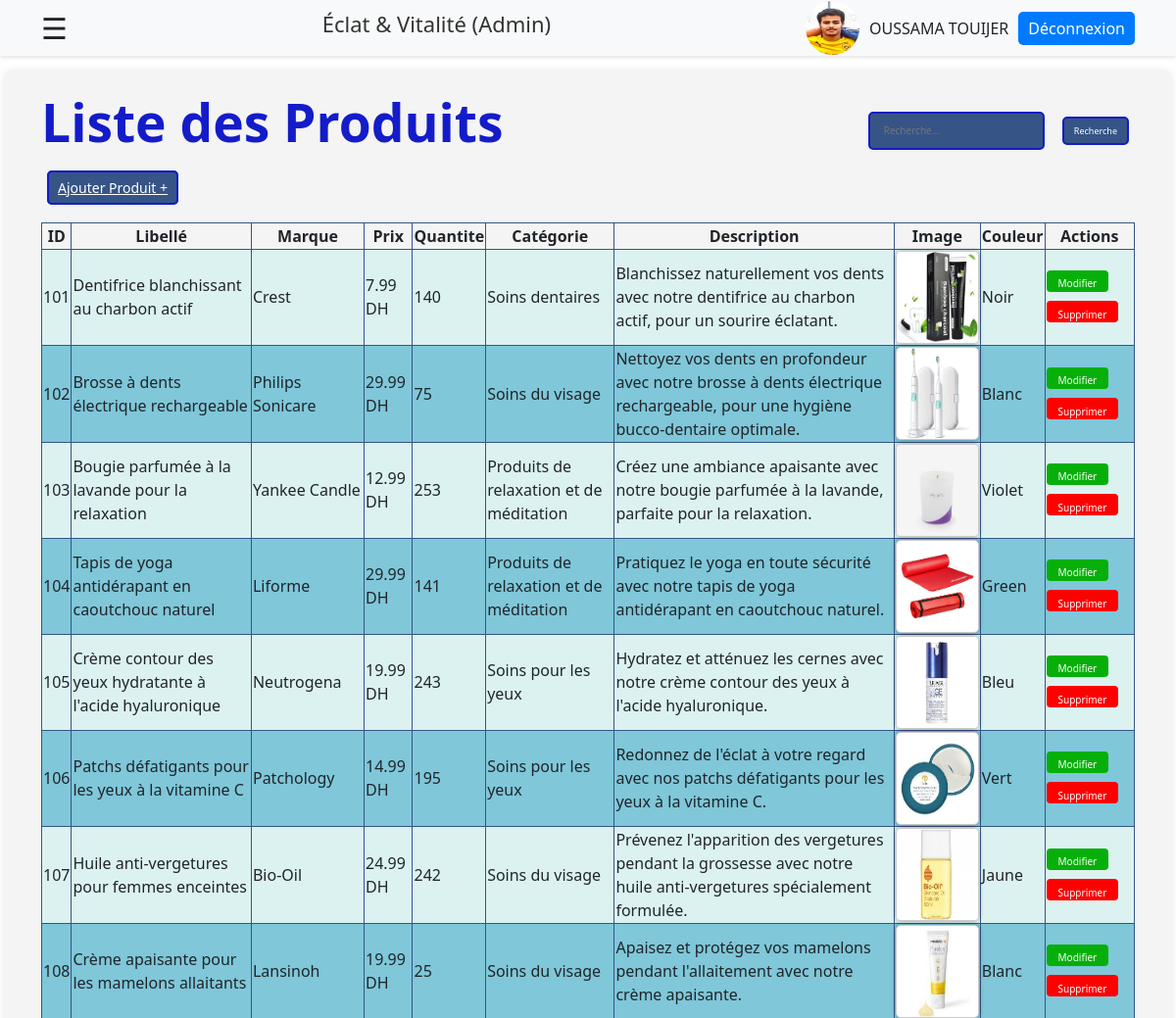
Page /admin/produits/listeProduits.php?page=3 (signed in, upper part) on the earlier database version.
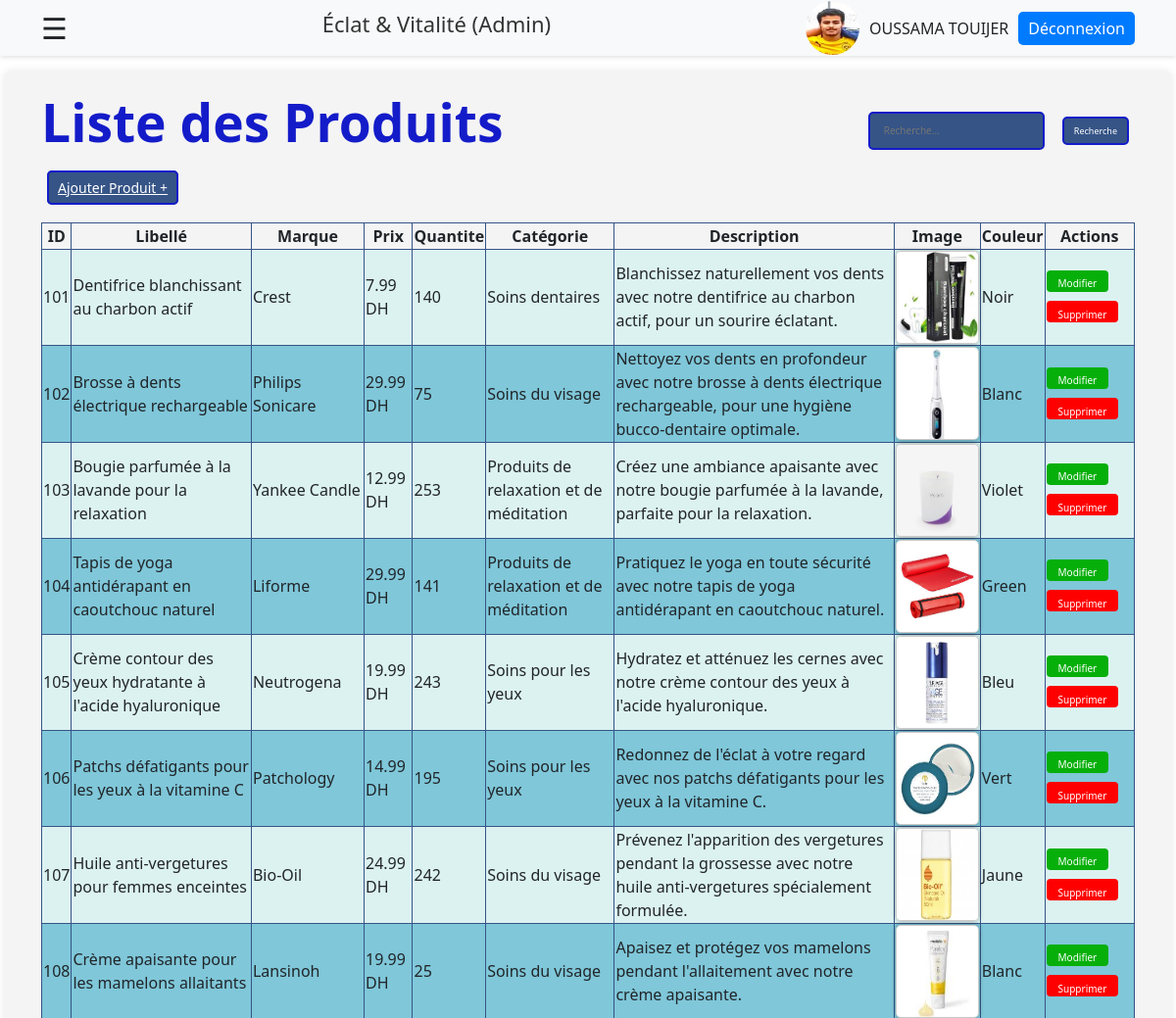
Same page on the later database version.
### tables this page shows
CREATE TABLE IF NOT EXISTS `products` (
  `id` int NOT NULL AUTO_INCREMENT,
  `libelle` varchar(100) DEFAULT NULL,
  `prix` decimal(10,2) DEFAULT NULL,
  `discount` bigint DEFAULT NULL,
  `id_categorie` int DEFAULT NULL,
  `date_creation` timestamp NULL DEFAULT CURRENT_TIMESTAMP,
  `description` text,
  `image` varchar(255) DEFAULT NULL,
  `color` varchar(50) DEFAULT NULL,
  `date_modification` timestamp NULL DEFAULT CURRENT_TIMESTAMP ON UPDATE CURRENT_TIMESTAMP,
  `marque` varchar(255) DEFAULT NULL,
  PRIMARY KEY (`id`),
  KEY `fk_idCategori` (`id_categorie`)
);

CREATE TABLE IF NOT EXISTS `categories` (
  `id` int NOT NULL AUTO_INCREMENT,
  `libelle` varchar(100) DEFAULT NULL,
  `description` text,
  `date_creation` timestamp NULL DEFAULT CURRENT_TIMESTAMP,
  `date_modification` timestamp NULL DEFAULT CURRENT_TIMESTAMP ON UPDATE CURRENT_TIMESTAMP,
  PRIMARY KEY (`id`)
);

### include/functionsProductCate.php (called while the page is built, shortened)
<?php
function connectToDatabase() {
    $servername = "localhost";
    $username = "root";
    $password = "";
    $DBname = "eclat_vitalite";
    try {
        $conn = new PDO("mysql:host=$servername;dbname=$DBname", $username, $password);
        $conn->setAttribute(PDO::ATTR_ERRMODE, PDO::ERRMODE_EXCEPTION);
        return $conn;
    } catch(PDOException $e) {
        echo "Échec de la connexion : " . $e->getMessage();
        exit();
    }
}
function getCategoriById($id) {
    $conn = connectToDatabase();
    $requete = "SELECT * FROM categories WHERE id = :id";
    try {
        $stmt = $conn->prepare($requete);
        $stmt->bindValue(':id', $id, PDO::PARAM_INT);
        $stmt->execute();
        $product = $stmt->fetch();
        return $product['libelle'];
    } catch(PDOException $e) {
        echo "Erreur lors de l'exécution de la requête : " . $e->getMessage();
        $conn = null;
        exit();
    }
}
function getAllProducts() {
    $conn = connectToDatabase();
    $requete = "SELECT * FROM products";
    try {
        $resultat = $conn->query($requete);
        $products = $resultat->fetchAll();
        return $products;
    } catch(PDOException $e) {
        echo "Erreur lors de l'exécution de la requête : " . $e->getMessage();
        $conn = null;
        exit();
    }
}
?>

### admin/produits/listeProduits.php (the view, shortened to what the changed rows need)
<?php
include '../../include/functionsProductCate.php';
if(!empty($_POST['sPro'])) {
    $products = searchProducts($_POST['sPro']);
} else {
    $products = getAllProducts();
}
$page = isset($_GET['page']) ? $_GET['page'] : 1;
$categoriesPerPage = 12;
$startIndex = ($page - 1) * $categoriesPerPage;
$productsToShow = array_slice($products, $startIndex, $categoriesPerPage);
?>
<!DOCTYPE html>
<html lang="en">
<head>
    <link rel="stylesheet" href="stylesProducts.css">
    <link href="https://cdn.jsdelivr.net/npm/bootstrap@5.3.3/dist/css/bootstrap.min.css" rel="stylesheet" />
    <link href="https://getbootstrap.com/docs/5.3/assets/css/docs.css" rel="stylesheet" />
    <link rel="stylesheet" href="https://cdnjs.cloudflare.com/ajax/libs/font-awesome/6.0.0-beta3/css/all.min.css">
</head>
<body>
    <div class="main-content">
        <main >
            <div class="container">
                <?php
                if(isset($_SESSION['email'])) {
                echo "<div class='title-and-button'>";
                echo "<h2 class='title' >Liste des Produits</h1>";
                print'<form method="post" action="" >
                    <input type="text" for="b1" name="sPro" placeholder="Recherche..." class="iptR">
                    <button type="submit" id="b1" class="buR" >
                        Recherche
                    </button>
                </form>';
                echo "</div>";?>
            </div>
            <?php echo '<div class="container"><a href="ajout.php" class="btnAjout" data-bs-toggle="modal" data-bs-target="#ajoutModal"> Ajouter Produit + </a></div><br>';?>
            <div class="container">
                <?php
                if (empty($productsToShow)) {
                    echo "<p>Aucun produit trouvé.</p>";
                } else {
                    echo "<div class='alert alert-danger'>Échec de la mise à jour du produit. Veuillez réessayer !!!</div>";?>
                <?php
                echo ' <div class="siw"> <table class="tablee" style="margin-left: auto; margin-right: auto;">
                    <thead>
                <tr>
                    <th>ID</th>
                    <th>Libellé</th>
                    <th>Marque</th>
                    <th>Prix</th>
                    <th>Quantite</th>
                    <th>Catégorie</th>
                    <th>Description</th>
                    <th>Image</th>
                    <th>Couleur</th>
                    <th>Actions</th>
                </tr>
                    </thead>
                    <tbody>';
                foreach ($productsToShow as $product) {
                    echo "<tr>
                                      <td>{$product['id']}</td>
                                      <td>{$product['libelle']}</td>
                                      <td>{$product['marque']}</td>
                                      <td>{$product['prix']} DH</td>
                                      <td>{$product['discount']}</td>
                                      <td>" . getCategoriById($product['id_categorie']) . "</td>
                                      <td>{$product['description']}</td>
                                      <td><img class='image-style'src='../../images/{$product['image']}' class='card-img-top' alt='...' /></td>
                                      <td>{$product['color']}</td>
                                      <td class='action-buttons'>
                                           <a href='modifier.php?id={$product['id']}' data-bs-toggle='modal' data-bs-target='#modifierModal{$product['id']}' ><button class='edit-button'>Modifier</button></a>
                                           <a href='supprimer.php?id={$product['id']}'><button class='delete-button'>Supprimer</button></a>
                                      </td>
                         </tr>";
                        }
                    echo '</tbody>';
                    echo '</table>';?>
            </div>
        <?php
                }
                } else {
                    echo "<p>Session data not found.</p>";
                }
               ?>
        </main>
    </div>
</body>
</html>

Differences in the rows shown:
changed products "Brosse à dents électrique rechargeable": image: a different picture
